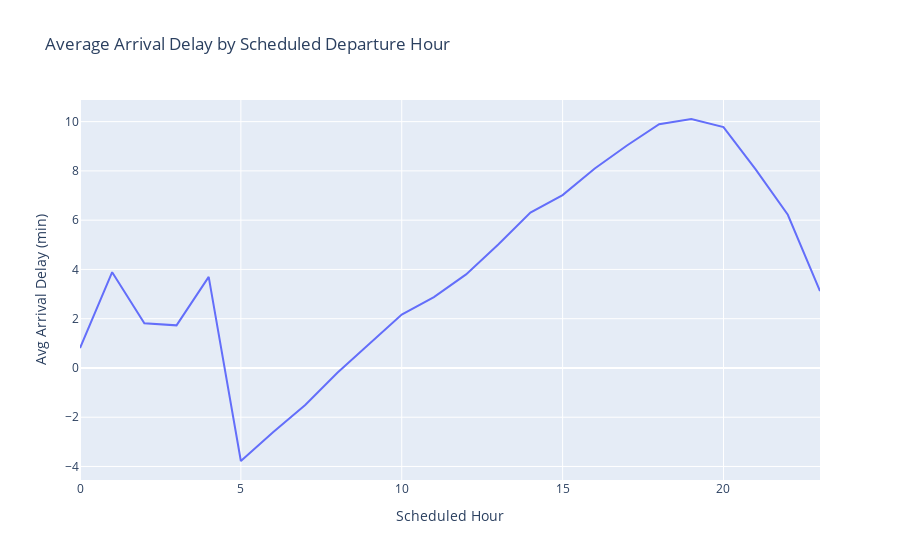

Notebook cell for this chart:
### Markdown cell above
This bar chart shows the average arrival delay per airline. Airlines with higher bars consistently arrive late, indicating possible scheduling or operational inefficiencies.

### Code cell
df['SCHEDULED_DEPARTURE_HOUR'] = df['SCHEDULED_DEPARTURE'] // 100

hourly_delay = df.groupby('SCHEDULED_DEPARTURE_HOUR')['ARRIVAL_DELAY'].mean().reset_index()

fig = px.line(hourly_delay, x='SCHEDULED_DEPARTURE_HOUR', y='ARRIVAL_DELAY',
              title='Average Arrival Delay by Scheduled Departure Hour',
              labels={'SCHEDULED_DEPARTURE_HOUR': 'Scheduled Hour', 'ARRIVAL_DELAY': 'Avg Arrival Delay (min)'})

fig.show()

### Figure 1 — Plotly figure (JSON) as saved in the notebook; plotly's stock layout.template omitted (floating-point values rounded to 4 significant figures)
{"data": [{"hovertemplate": "Scheduled Hour=%{x}<br>Avg Arrival Delay (min)=%{y}<extra></extra>", "legendgroup": "", "line": {"color": "#636efa", "dash": "solid"}, "marker": {"symbol": "circle"}, "mode": "lines", "name": "", "orientation": "v", "showlegend": false, "type": "scatter", "x": [0, 1, 2, 3, 4, 5, 6, 7, 8, 9, 10, 11, 12, 13, 14, 15, 16, 17, 18, 19, 20, 21, 22, 23], "xaxis": "x", "y": [0.8087, 3.888, 1.816, 1.729, 3.698, -3.777, -2.606, -1.503, -0.1936, 0.9664, 2.166, 2.877, 3.799, 5.014, 6.306, 7.019, 8.1, 9.03, 9.892, 10.11, 9.777, 8.064, 6.218, 3.122], "yaxis": "y"}], "layout": {"legend": {"tracegroupgap": 0}, "title": {"text": "Average Arrival Delay by Scheduled Departure Hour"}, "xaxis": {"anchor": "y", "domain": [0, 1], "title": {"text": "Scheduled Hour"}}, "yaxis": {"anchor": "x", "domain": [0, 1], "title": {"text": "Avg Arrival Delay (min)"}}}}
